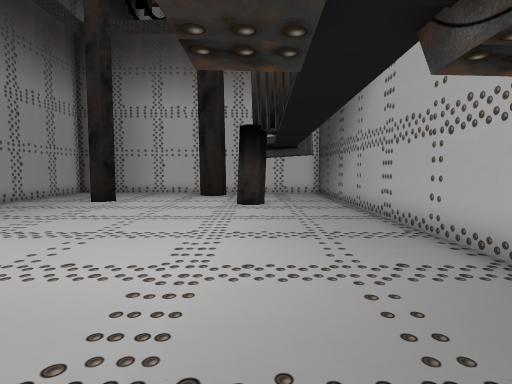
[1] (above)

12 first-person views from a walk through a Godot game level. The camera is 1.3 m above the floor, tilts 4° down and sees 80° across. The floor is counted in squares, 1 m on a side. Each view is taken from the middle of a square. On the plan, view 1 faces up. The plan holds only what a view shows up to about 14 squares ahead; the rest is blank. The place goes on beyond the plan. Characters and animated objects are not drawn. Door leaves are left out where a doorway can be walked through.

[2]
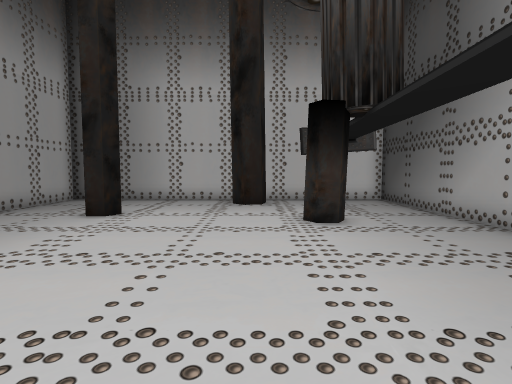

[3]
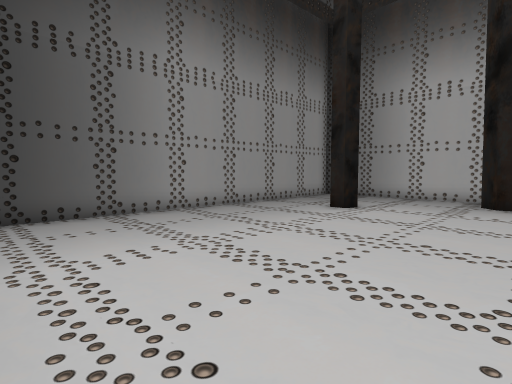

[4]
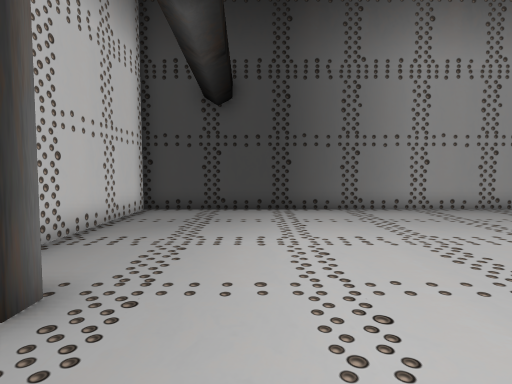

[5]
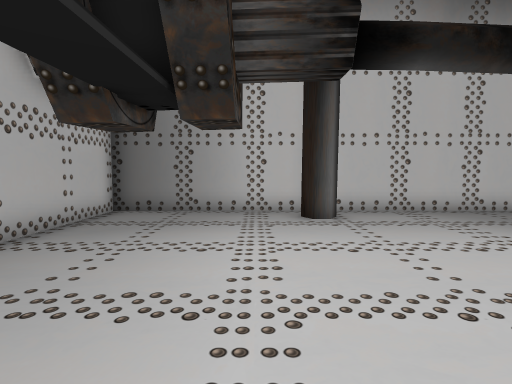

[6]
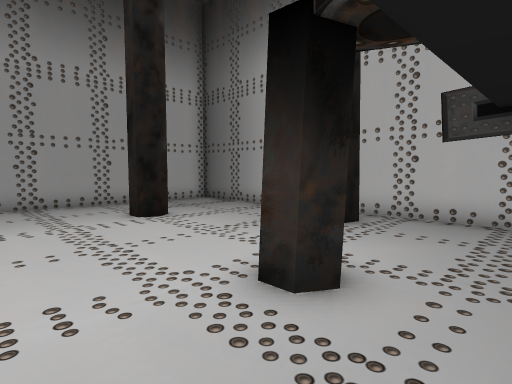

[7]
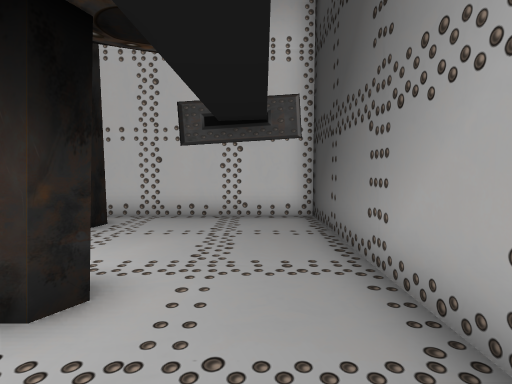

[8]
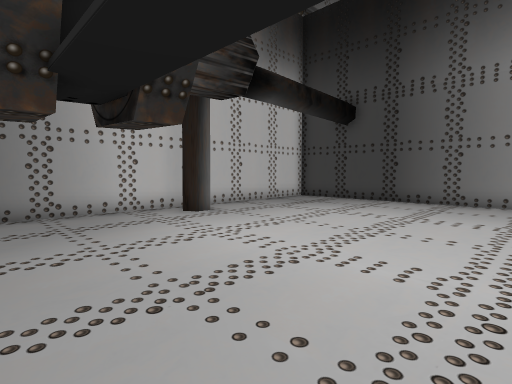

[9]
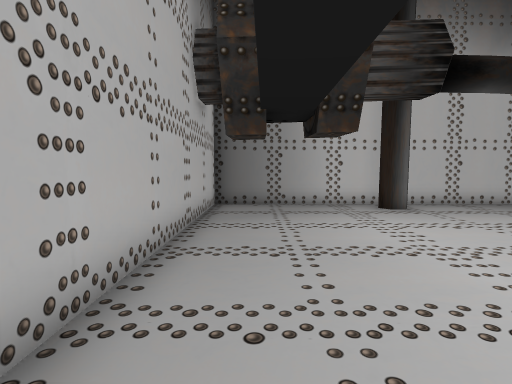

[10]
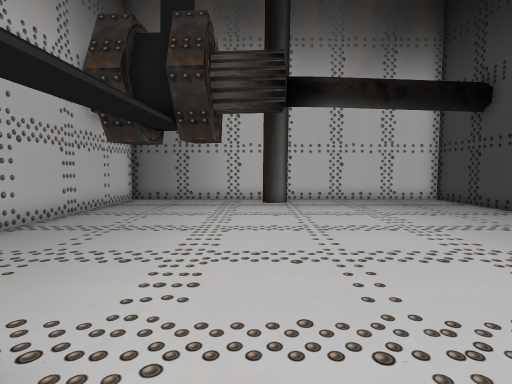

[11]
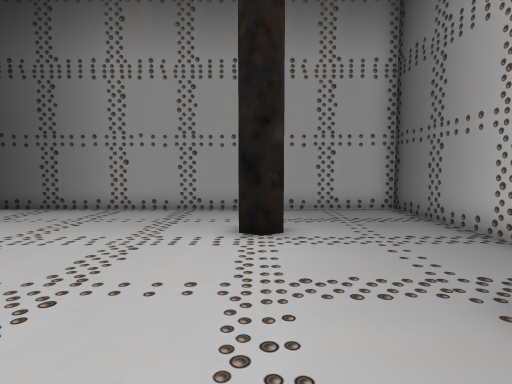

[12]
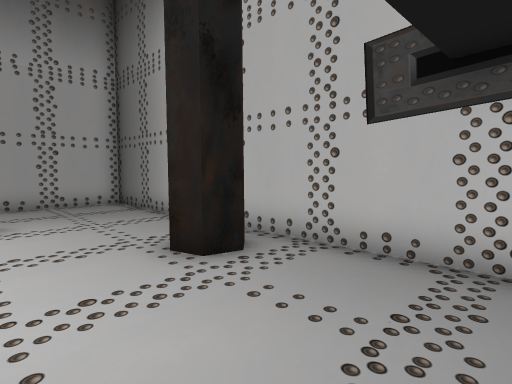

### Floor plan
Points are (right, up) in squares from view 1. A wall is a line through its corners. A room is listed if a view was taken in it or the views show most of it. See-through windows are left out.
Room 1 (views 1, 2, 3, 4, 5, 6, 7, 8, 9, 10, 11, 12)
walls: (0.4, 12.1) (0.1, 11.5) (-0.4, 11.5) (-0.7, 12.1); (-6.3, 13.6) (-6, 13.1) (-6.3, 12.6) (-6.9, 12.6); (-3.4, 0.3) (-3.1, 0.8) (-2.6, 0.8) (-2.3, 0.4); (-2.1, 16.8) (-1.6, 16.3) (-1.8, 15.6) (-2.4, 15.5) (-3, 16); (3.6, -0.8) (3.6, 17.6) (-10.2, 17.6) (-10.2, -0.8) (3.6, -0.8)
ways out: gap at (-2, 17)

Positions as (right, up) in squares from view 1, and headings:
1: (0, 0), facing up
2: (-2, 4), facing up
3: (-1, 3), facing up-left
4: (0, 3), facing left
5: (-1, 9), facing down
6: (2, 9), facing up-left
7: (2, 9), facing up
8: (3, 9), facing down-left
9: (2, 11), facing down
10: (-2, 13), facing down
11: (0, 13), facing left
12: (2, 13), facing up-left
